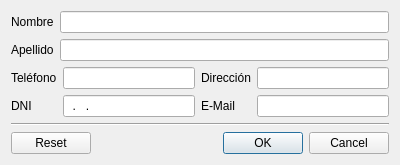
<?xml version="1.0" encoding="UTF-8"?>
<ui version="4.0">
 <class>DialogClient</class>
 <widget class="QDialog" name="DialogClient">
  <property name="geometry">
   <rect>
    <x>0</x>
    <y>0</y>
    <width>400</width>
    <height>155</height>
   </rect>
  </property>
  <property name="windowTitle">
   <string>Dialog</string>
  </property>
  <layout class="QVBoxLayout" name="verticalLayout">
   <item>
    <layout class="QFormLayout" name="formLayout">
     <property name="sizeConstraint">
      <enum>QLayout::SetDefaultConstraint</enum>
     </property>
     <property name="rowWrapPolicy">
      <enum>QFormLayout::DontWrapRows</enum>
     </property>
     <property name="labelAlignment">
      <set>Qt::AlignLeading|Qt::AlignLeft|Qt::AlignVCenter</set>
     </property>
     <item row="1" column="0">
      <widget class="QLabel" name="label">
       <property name="text">
        <string>Nombre</string>
       </property>
       <property name="buddy">
        <cstring>editName</cstring>
       </property>
      </widget>
     </item>
     <item row="1" column="1">
      <widget class="QLineEdit" name="editName"/>
     </item>
     <item row="2" column="1">
      <widget class="QLineEdit" name="editSurname"/>
     </item>
     <item row="2" column="0">
      <widget class="QLabel" name="label_2">
       <property name="text">
        <string>Apellido</string>
       </property>
       <property name="buddy">
        <cstring>editSurname</cstring>
       </property>
      </widget>
     </item>
    </layout>
   </item>
   <item>
    <layout class="QGridLayout" name="gridLayout">
     <item row="0" column="3">
      <widget class="QLineEdit" name="editTel"/>
     </item>
     <item row="0" column="0">
      <widget class="QLabel" name="label_11">
       <property name="text">
        <string>Teléfono</string>
       </property>
       <property name="buddy">
        <cstring>editTel</cstring>
       </property>
      </widget>
     </item>
     <item row="0" column="4">
      <widget class="QLabel" name="label_8">
       <property name="text">
        <string>Dirección</string>
       </property>
       <property name="buddy">
        <cstring>editAddress</cstring>
       </property>
      </widget>
     </item>
     <item row="0" column="5">
      <widget class="QLineEdit" name="editAddress"/>
     </item>
     <item row="1" column="0">
      <widget class="QLabel" name="label_10">
       <property name="text">
        <string>DNI</string>
       </property>
       <property name="buddy">
        <cstring>editDni</cstring>
       </property>
      </widget>
     </item>
     <item row="1" column="3">
      <widget class="QLineEdit" name="editDni">
       <property name="inputMask">
        <string>09.999.999</string>
       </property>
      </widget>
     </item>
     <item row="1" column="5">
      <widget class="QLineEdit" name="editEmail"/>
     </item>
     <item row="1" column="4">
      <widget class="QLabel" name="label_9">
       <property name="text">
        <string>E-Mail</string>
       </property>
       <property name="buddy">
        <cstring>editEmail</cstring>
       </property>
      </widget>
     </item>
    </layout>
   </item>
   <item>
    <widget class="Line" name="line">
     <property name="orientation">
      <enum>Qt::Horizontal</enum>
     </property>
    </widget>
   </item>
   <item>
    <widget class="QDialogButtonBox" name="buttonBox">
     <property name="orientation">
      <enum>Qt::Horizontal</enum>
     </property>
     <property name="standardButtons">
      <set>QDialogButtonBox::Cancel|QDialogButtonBox::Ok|QDialogButtonBox::Reset</set>
     </property>
    </widget>
   </item>
  </layout>
 </widget>
 <resources/>
 <connections>
  <connection>
   <sender>buttonBox</sender>
   <signal>accepted()</signal>
   <receiver>DialogClient</receiver>
   <slot>accept()</slot>
   <hints>
    <hint type="sourcelabel">
     <x>248</x>
     <y>254</y>
    </hint>
    <hint type="destinationlabel">
     <x>157</x>
     <y>274</y>
    </hint>
   </hints>
  </connection>
  <connection>
   <sender>buttonBox</sender>
   <signal>rejected()</signal>
   <receiver>DialogClient</receiver>
   <slot>reject()</slot>
   <hints>
    <hint type="sourcelabel">
     <x>316</x>
     <y>260</y>
    </hint>
    <hint type="destinationlabel">
     <x>286</x>
     <y>274</y>
    </hint>
   </hints>
  </connection>
  <connection>
   <sender>buttonBox</sender>
   <signal>clicked(QAbstractButton*)</signal>
   <receiver>DialogClient</receiver>
   <slot>onButtonBoxClicked(QAbstractButton*)</slot>
   <hints>
    <hint type="sourcelabel">
     <x>199</x>
     <y>134</y>
    </hint>
    <hint type="destinationlabel">
     <x>199</x>
     <y>77</y>
    </hint>
   </hints>
  </connection>
 </connections>
 <slots>
  <slot>onButtonBoxClicked(QAbstractButton*)</slot>
 </slots>
</ui>
